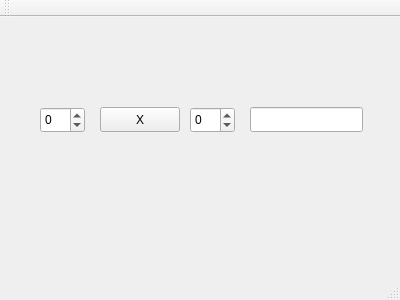
<?xml version="1.0" encoding="UTF-8"?>
<ui version="4.0">
 <class>MainWindow</class>
 <widget class="QMainWindow" name="MainWindow">
  <property name="geometry">
   <rect>
    <x>0</x>
    <y>0</y>
    <width>400</width>
    <height>300</height>
   </rect>
  </property>
  <property name="windowTitle">
   <string>MainWindow</string>
  </property>
  <widget class="QWidget" name="centralWidget">
   <widget class="QPushButton" name="pushButton">
    <property name="geometry">
     <rect>
      <x>100</x>
      <y>90</y>
      <width>80</width>
      <height>25</height>
     </rect>
    </property>
    <property name="text">
     <string>X</string>
    </property>
   </widget>
   <widget class="QLineEdit" name="textBox1">
    <property name="geometry">
     <rect>
      <x>250</x>
      <y>90</y>
      <width>113</width>
      <height>25</height>
     </rect>
    </property>
   </widget>
   <widget class="QSpinBox" name="spinBox">
    <property name="geometry">
     <rect>
      <x>40</x>
      <y>90</y>
      <width>45</width>
      <height>26</height>
     </rect>
    </property>
    <property name="minimum">
     <number>-9999999</number>
    </property>
    <property name="maximum">
     <number>999999</number>
    </property>
   </widget>
   <widget class="QSpinBox" name="spinBox_2">
    <property name="geometry">
     <rect>
      <x>190</x>
      <y>90</y>
      <width>45</width>
      <height>26</height>
     </rect>
    </property>
    <property name="minimum">
     <number>-99999</number>
    </property>
    <property name="maximum">
     <number>99999</number>
    </property>
   </widget>
  </widget>
  <widget class="QMenuBar" name="menuBar">
   <property name="geometry">
    <rect>
     <x>0</x>
     <y>0</y>
     <width>400</width>
     <height>22</height>
    </rect>
   </property>
  </widget>
  <widget class="QToolBar" name="mainToolBar">
   <attribute name="toolBarArea">
    <enum>TopToolBarArea</enum>
   </attribute>
   <attribute name="toolBarBreak">
    <bool>false</bool>
   </attribute>
  </widget>
  <widget class="QStatusBar" name="statusBar"/>
 </widget>
 <layoutdefault spacing="6" margin="11"/>
 <resources/>
 <connections/>
</ui>
